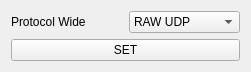
     <widget class="QWidget" name="layoutWidget">
      <property name="geometry">
       <rect>
        <x>30</x>
        <y>40</y>
        <width>251</width>
        <height>60</height>
       </rect>
      </property>
      <layout class="QVBoxLayout" name="verticalLayout_8">
       <item>
        <layout class="QHBoxLayout" name="horizontalLayout_151">
         <item>
          <widget class="QLabel" name="label_protocol_rgb_3">
           <property name="text">
            <string>Protocol Wide</string>
           </property>
          </widget>
         </item>
         <item>
          <widget class="QComboBox" name="comboBox_wide_protocol">
           <property name="maximumSize">
            <size>
             <width>150</width>
             <height>16777215</height>
            </size>
           </property>
           <item>
            <property name="text">
             <string>RAW UDP</string>
            </property>
           </item>
           <item>
            <property name="text">
             <string>GSTR</string>
            </property>
           </item>
          </widget>
         </item>
        </layout>
       </item>
       <item>
        <widget class="QPushButton" name="pushButton_set_wide_protocol">
         <property name="maximumSize">
          <size>
           <width>1555</width>
           <height>16777215</height>
          </size>
         </property>
         <property name="text">
          <string>SET</string>
         </property>
        </widget>
       </item>
      </layout>
     </widget>
